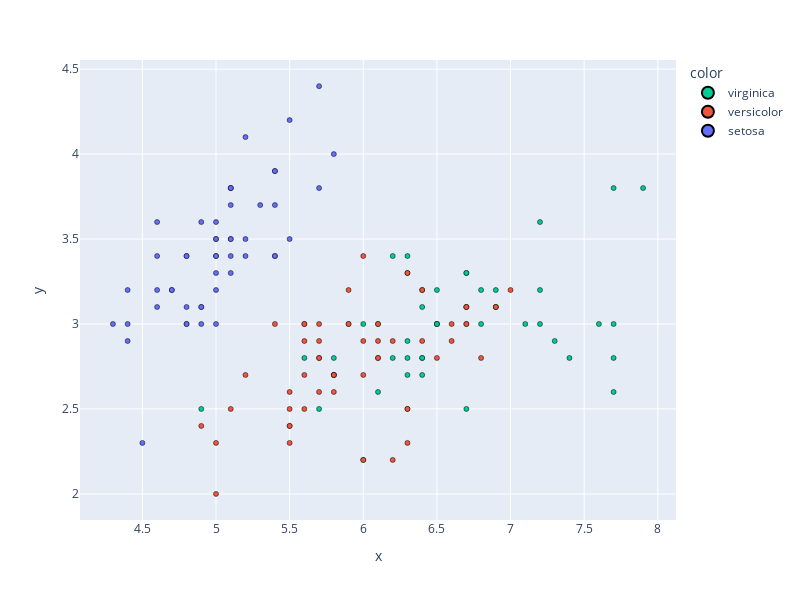

This figure's notebook cell:
### Markdown cell above
### Updating Item Order in Legend

### Code cell
plotter.update_legend_order([data.target_names[2], data.target_names[1], data.target_names[0]])

display(plotter.plot())

### Figure 1 — Plotly figure (JSON) as saved in the notebook; plotly's stock layout.template omitted (floating-point values rounded to 4 significant figures)
{"data": [{"hovertemplate": "color=virginica<br>x=%{x}<br>y=%{y}<extra></extra>", "legendgroup": "virginica", "marker": {"color": "#00cc96", "line": {"color": "black", "width": 0.5}, "size": 5, "symbol": "circle"}, "mode": "markers", "name": "virginica", "orientation": "v", "showlegend": true, "type": "scatter", "x": [6.3, 5.8, 7.1, 6.3, 6.5, 7.6, 4.9, 7.3, 6.7, 7.2, 6.5, 6.4, 6.8, 5.7, 5.8, 6.4, 6.5, 7.7, 7.7, 6, 6.9, 5.6, 7.7, 6.3, 6.7, 7.2, 6.2, 6.1, 6.4, 7.2, 7.4, 7.9, 6.4, 6.3, 6.1, 7.7, 6.3, 6.4, 6, 6.9, 6.7, 6.9, 5.8, 6.8, 6.7, 6.7, 6.3, 6.5, 6.2, 5.9], "xaxis": "x", "y": [3.3, 2.7, 3, 2.9, 3, 3, 2.5, 2.9, 2.5, 3.6, 3.2, 2.7, 3, 2.5, 2.8, 3.2, 3, 3.8, 2.6, 2.2, 3.2, 2.8, 2.8, 2.7, 3.3, 3.2, 2.8, 3, 2.8, 3, 2.8, 3.8, 2.8, 2.8, 2.6, 3, 3.4, 3.1, 3, 3.1, 3.1, 3.1, 2.7, 3.2, 3.3, 3, 2.5, 3, 3.4, 3], "yaxis": "y"}, {"hovertemplate": "color=versicolor<br>x=%{x}<br>y=%{y}<extra></extra>", "legendgroup": "versicolor", "marker": {"color": "#EF553B", "line": {"color": "black", "width": 0.5}, "size": 5, "symbol": "circle"}, "mode": "markers", "name": "versicolor", "orientation": "v", "showlegend": true, "type": "scatter", "x": [7, 6.4, 6.9, 5.5, 6.5, 5.7, 6.3, 4.9, 6.6, 5.2, 5, 5.9, 6, 6.1, 5.6, 6.7, 5.6, 5.8, 6.2, 5.6, 5.9, 6.1, 6.3, 6.1, 6.4, 6.6, 6.8, 6.7, 6, 5.7, 5.5, 5.5, 5.8, 6, 5.4, 6, 6.7, 6.3, 5.6, 5.5, 5.5, 6.1, 5.8, 5, 5.6, 5.7, 5.7, 6.2, 5.1, 5.7], "xaxis": "x", "y": [3.2, 3.2, 3.1, 2.3, 2.8, 2.8, 3.3, 2.4, 2.9, 2.7, 2, 3, 2.2, 2.9, 2.9, 3.1, 3, 2.7, 2.2, 2.5, 3.2, 2.8, 2.5, 2.8, 2.9, 3, 2.8, 3, 2.9, 2.6, 2.4, 2.4, 2.7, 2.7, 3, 3.4, 3.1, 2.3, 3, 2.5, 2.6, 3, 2.6, 2.3, 2.7, 3, 2.9, 2.9, 2.5, 2.8], "yaxis": "y"}, {"hovertemplate": "color=setosa<br>x=%{x}<br>y=%{y}<extra></extra>", "legendgroup": "setosa", "marker": {"color": "#636efa", "line": {"color": "black", "width": 0.5}, "size": 5, "symbol": "circle"}, "mode": "markers", "name": "setosa", "orientation": "v", "showlegend": true, "type": "scatter", "x": [5.1, 4.9, 4.7, 4.6, 5, 5.4, 4.6, 5, 4.4, 4.9, 5.4, 4.8, 4.8, 4.3, 5.8, 5.7, 5.4, 5.1, 5.7, 5.1, 5.4, 5.1, 4.6, 5.1, 4.8, 5, 5, 5.2, 5.2, 4.7, 4.8, 5.4, 5.2, 5.5, 4.9, 5, 5.5, 4.9, 4.4, 5.1, 5, 4.5, 4.4, 5, 5.1, 4.8, 5.1, 4.6, 5.3, 5], "xaxis": "x", "y": [3.5, 3, 3.2, 3.1, 3.6, 3.9, 3.4, 3.4, 2.9, 3.1, 3.7, 3.4, 3, 3, 4, 4.4, 3.9, 3.5, 3.8, 3.8, 3.4, 3.7, 3.6, 3.3, 3.4, 3, 3.4, 3.5, 3.4, 3.2, 3.1, 3.4, 4.1, 4.2, 3.1, 3.2, 3.5, 3.6, 3, 3.4, 3.5, 2.3, 3.2, 3.5, 3.8, 3, 3.8, 3.2, 3.7, 3.3], "yaxis": "y"}], "layout": {"height": 600, "legend": {"itemsizing": "constant", "title": {"text": "color"}, "tracegroupgap": 0}, "margin": {"t": 60}, "width": 800, "xaxis": {"anchor": "y", "domain": [0, 1], "title": {"text": "x"}}, "yaxis": {"anchor": "x", "domain": [0, 1], "title": {"text": "y"}}}}
